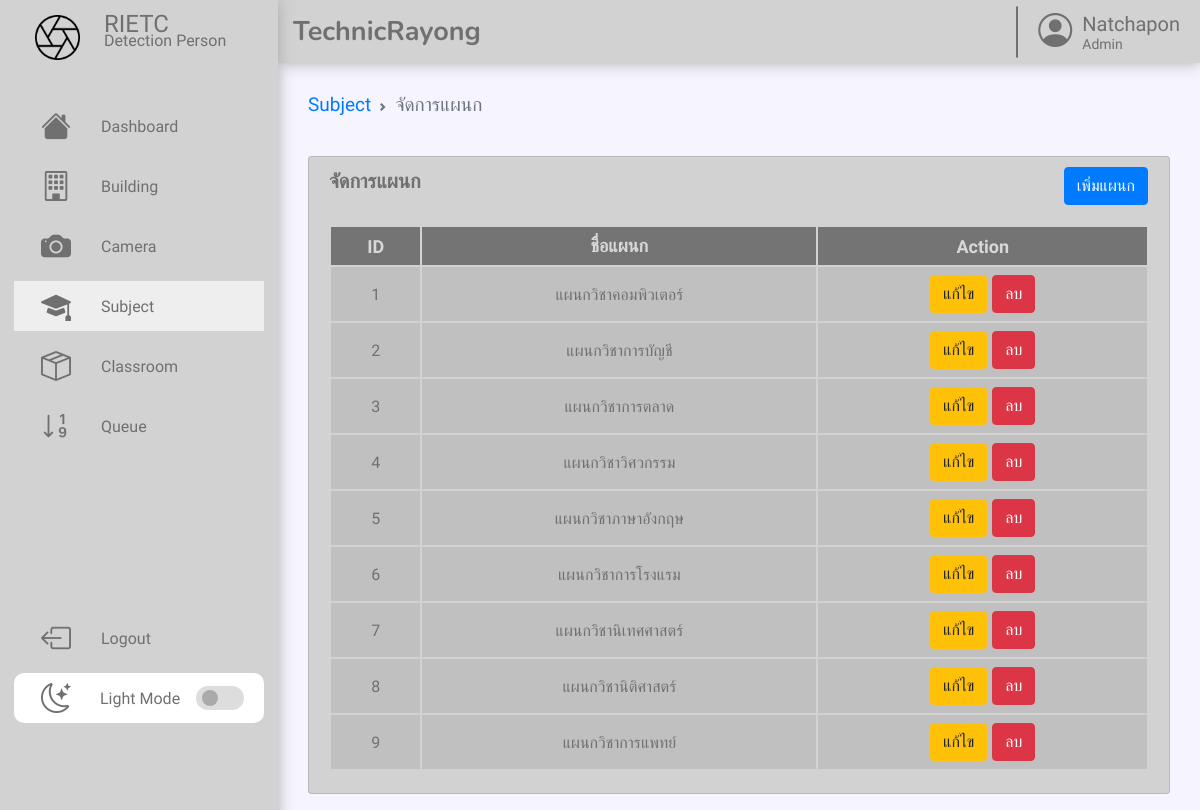
Screenshot of /subject/departmentmanage.php with the database file from the repository.
### tables this page shows
CREATE TABLE department (
    department_id INT NOT NULL AUTO_INCREMENT,
    department_name TEXT,
    time TIMESTAMP,
    PRIMARY KEY (department_id)
);

### class/department.php (called while the page is built, shortened)
<?php
class Department
{
    private $conn;
    private $table_name = "department";
    public function __construct($db)
    {
        $this->conn = $db;
    }
    public function getDepartments()
    {
        $query = "SELECT *  FROM " . $this->table_name;
        $stmt = $this->conn->prepare($query);
        $stmt->execute();
        $result = $stmt->fetchAll(PDO::FETCH_ASSOC);
        return $result;
    }
}

### subject/departmentmanage.php (the view, shortened to what this page needs)
<?php
require_once '../class/department.php';
$department = new Department($conn);
$departments = $department->getDepartments();
?>
<!DOCTYPE html>
<html lang="en">
<head>
    <link rel="stylesheet" href="../style.css">
    <link href="https://cdn.jsdelivr.net/npm/bootstrap-icons/font/bootstrap-icons.css" rel="stylesheet">
</head>
<body>
    <?php include_once("../assets/components/header.php"); ?>
    <?php include_once("../assets/components/sidebar.php"); ?>
    <div class="container">
        <div class="row">
            <div class="col">
                <nav aria-label="breadcrumb">
                    <ol class="breadcrumb">
                        <li class="breadcrumb-item"><a href="../subject.php">Subject</a></li>
                        <li class="breadcrumb-item active" aria-current="page">จัดการแผนก</li>
                    </ol>
                </nav>
            </div>
        </div>
    </div>
    <div class="container">
        <div class="row">
            <div class="col">
                <div class="card1">
                    <div class="card1-header">
                        <div class="col mb-0">
                            <p style="align-content: center;margin: 0px 0px 0px 0px;">จัดการแผนก</p>
                            <div class="form-floating" style="display:flex;flex-direction:row;margin-top:10px">
                                <button type="button" class="btn btn-primary" data-bs-toggle="modal" data-bs-target="#addDepartmentModal" style="margin-right: 1px !important;">
                                    เพิ่มแผนก
                                </button>
                            </div>
                        </div>
                    </div>
                    <div class="card1-body">
                        <div class="table-responsive">
                            <table class="table text-center align-middle table-hover mb-0" style="padding: 0px;">
                                <thead class="table-thead">
                                    <tr>
                                        <th scope="col">ID</th>
                                        <th scope="col">ชื่อแผนก</th>
                                        <th scope="col">Action</th>
                                    </tr>
                                </thead>
                                <tbody>
                                    <?php foreach ($departments as $department) : ?>
                                        <tr class="table1-active">
                                            <td scope="row"><?php echo htmlspecialchars($department['department_id']); ?></td>
                                            <td scope="row"><?php echo htmlspecialchars($department['department_name']); ?></td>
                                            <td>
                                                <button type="button" class="btn btn-warning" data-bs-toggle="modal" data-bs-target="#editDepartmentModal<?php echo $department['department_id']; ?>" style="margin-right: 1px !important;">
                                                    แก้ไข
                                                </button>
                                                <a onclick="return confirm('Are you sure you want to delete?');" class="btn btn-sm btn-danger" href="delete_department.php?id=<?php echo $department['department_id']; ?>">ลบ</a>
                                            </td>
                                        </tr>
                                    <?php endforeach; ?>
                                </tbody>
                            </table>
                        </div>
                    </div>
                </div>
            </div>
        </div>
    </div>
</body>
</html>

### style.css (style rules this page uses)
body { margin: initial; height: 100vh; background: var(--body-color); --scrollbar-color: #b1b1b1; --body-color: #f6f5ff; --background-color: #d2d2d2; --primary-color: #eeeeee; --primary-color-light: #ffffff; --hovertable-color: #e0e0e0d8; --sidebar-color: #d2d2d2; --toggle-color: #DDD; --tablerow-color: #bdbdbdd6; --tablehead-color: #3a3b3c9e; --tablehead-text-color: #dad7d7; --text-color: #707070; --shadow-color: #abaaaa; --bs-form-select-bg-img: url(./assets/icons/dark-down.svg); --select-border-color: #d2d2d2; --tran-02: all 0.2s ease; --tran-03: all 0.3s ease; --tran-04: all 0.4s ease; --tran-05: all 0.5s ease; }
.container { display: flex; font-family: 'Kanit', sans-serif; position: relative; top: 63px; flex-direction: row; justify-content: space-between; color: var(--text-color); margin: 10px 20px 0px 298px; }
.row { display: flex; flex-wrap: wrap; width: 100%; height: 25%; }
.col { flex: 1 0 0%; margin-top: 10px; }
.mb-0 { margin-bottom: 0 !important; }
.card1 { position: relative; display: flex; margin: 0px 10px 0px 10px; height: 100%; flex-direction: column; min-width: 0; word-wrap: break-word; background-color: var(--sidebar-color); background-clip: border-box; border: 1px solid rgba(0, 0, 0, 0.125); border-radius: 0.25rem; }
.card1-header { padding-left: 20px; padding-right: 20px; border: outset solid; border-radius: 0.25rem 0.25rem 0rem 0px; margin-bottom: 0px; margin-top: 0px; background: var(--sidebar-color); color: var(--text-color); font-weight: bolder; font-size: 1.25rem; }
.card1-header>* { margin-top: 7px; margin-bottom: 7px; }
.card1-body { padding: 20px 20px 20px 20px; }
.breadcrumb { background-color: var(--body-color); font-size: 19px; padding: 10px 0px; border-radius: 5px; list-style: none; display: flex; flex-wrap: wrap; margin: 0px 10px; width: auto; }
.breadcrumb-item+.breadcrumb-item::before { margin: 0 0.5rem; }
.breadcrumb-item { display: flex; align-items: center; }
.breadcrumb-item a { color: #007bff; text-decoration: none; }
.breadcrumb-item.active { color: #6c757d; }
.form-floating { position: relative; }
.btn { display: inline-block; font-weight: 400; font-family: 'Kanit', sans-serif; text-align: center; text-decoration: none; white-space: nowrap; vertical-align: middle; user-select: none; border: 1px solid transparent; padding: 0.375rem 0.75rem; font-size: 1rem; line-height: 1.5; border-radius: 0.25rem; transition: color 0.15s ease-in-out, background-color 0.15s ease-in-out, border-color 0.15s ease-in-out, box-shadow 0.15s ease-in-out; }
.btn-primary { color: #fff; background-color: #007bff; border-color: #007bff; }
.btn-danger { color: #fff; background-color: #dc3545; border-color: #dc3545; }
.btn-warning { color: #212529; background-color: #ffc107; border-color: #ffc107; }
.table-responsive { display: block; width: 100%; overflow-x: auto; border-radius: 0.25rem 0.25rem 0rem 0px; }
.table { width: 100%; margin-bottom: 1rem; color: var(--text-color); padding: 10px 10px; }
.table-thead { background-color: var(--tablehead-color); font-size: 18px; color: var(--tablehead-text-color); }
.text-center { text-align: center; }
.table1-active { font-size: 16px; background-color: var(--tablerow-color); height: 36px; }
.align-middle { vertical-align: middle !important; }
.table>:not(caption)>*>* { padding: .5rem .5rem; border-bottom-width: 1px; }
.col.mb-0 { display: flex; justify-content: space-between; flex-direction: row; margin-top: initial; }
@media screen and (min-width: 600px) { .col { flex: 1 0 50%; } }
@media screen and (min-width: 900px) { .col { flex: 1 0 40%; } }

### rows the page displays
department: department_id "1", department_name "แผนกวิชาคอมพิวเตอร์"
department: department_id "2", department_name "แผนกวิชาการบัญชี"
department: department_id "3", department_name "แผนกวิชาการตลาด"
department: department_id "4", department_name "แผนกวิชาวิศวกรรม"
department: department_id "5", department_name "แผนกวิชาภาษาอังกฤษ"
department: department_id "6", department_name "แผนกวิชาการโรงแรม"
department: department_id "7", department_name "แผนกวิชานิเทศศาสตร์"
department: department_id "8", department_name "แผนกวิชานิติศาสตร์"
department: department_id "9", department_name "แผนกวิชาการแพทย์"
